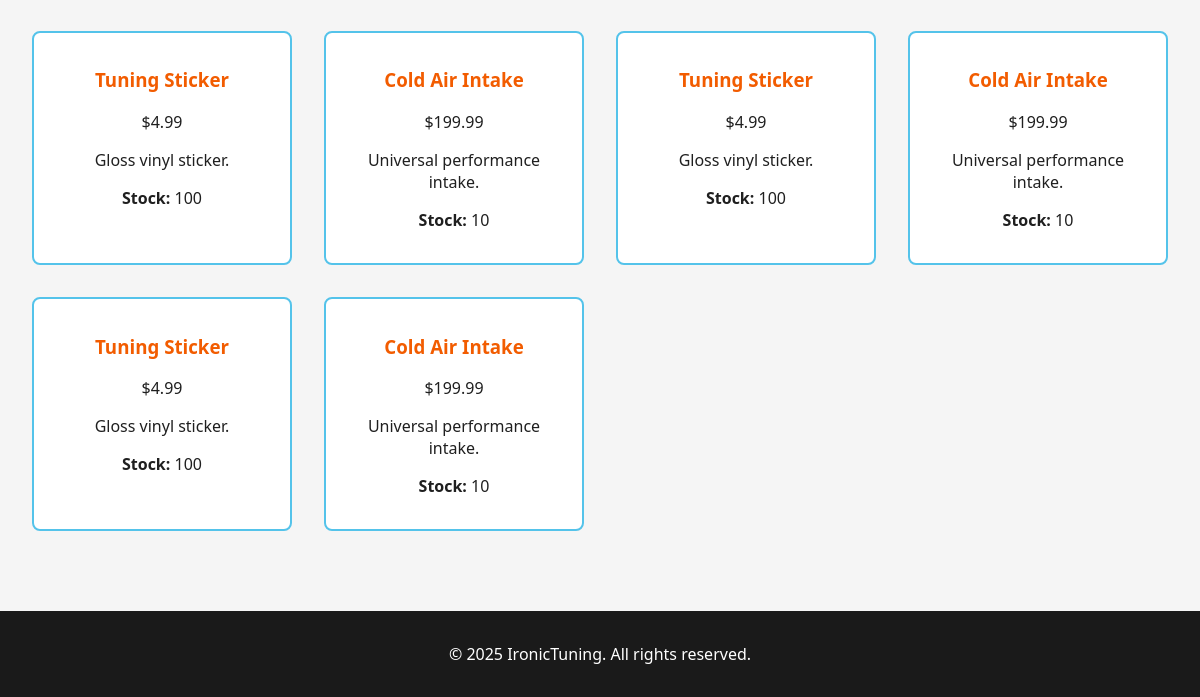
The page /shop (lower part) on the database as committed earlier.
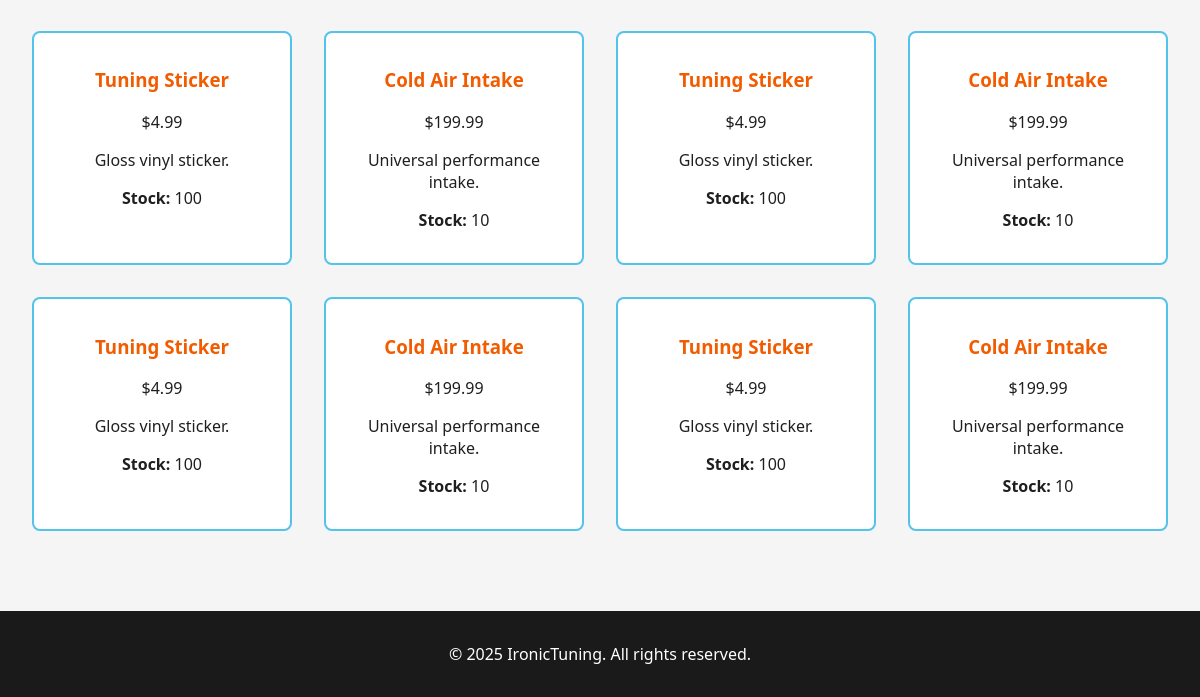
The same page on the database as committed later.
### models.py (models this page shows)
class Product(db.Model):
    id = db.Column(db.Integer, primary_key=True)
    name = db.Column(db.String(100))
    price = db.Column(db.Float)
    description = db.Column(db.String(300))
    stock = db.Column(db.Integer)
    category = db.Column(db.String(50))

### views.py (the view)
@app.route('/shop')
def shop():
    products = Product.query.all()
    return render_template('shop.html', products=products)

### templates/shop.html (shortened to what this page needs)
<!DOCTYPE html>
<html lang="en">
<head>
  <link rel="stylesheet" href="{{ url_for('static', filename='styles.css') }}">
</head>
<body>
  <main>
    <div class="product-grid">
      {% for item in products %}
      <div class="product-card">
        <h3>{{ item.name }}</h3>
        <p>${{ item.price }}</p>
        <p>{{ item.description }}</p>
        <p><strong>Stock:</strong> {{ item.stock }}</p>
      </div>
      {% endfor %}
    </div>
  </main>
  <footer>
    <p>&copy; 2025 IronicTuning. All rights reserved.</p>
  </footer>
</body>
</html>

### static/styles.css (style rules this page uses)
:root { --miami-blue: #54C3EA; --gulf-orange: #F25C00; --dark-gray: #1a1a1a; --light-gray: #f5f5f5; --text-light: #ffffff; --text-dark: #1f1f1f; }
body { margin: 0; font-family: 'Segoe UI', Tahoma, Geneva, Verdana, sans-serif; background-color: var(--light-gray); color: var(--text-dark); }
main, section { padding: 2rem; }
.product-grid { display: grid; grid-template-columns: repeat(auto-fit, minmax(250px, 1fr)); gap: 2rem; }
footer { background-color: var(--dark-gray); color: white; text-align: center; padding: 1rem; margin-top: 3rem; }

Rows that differ between the two databases and show on the page:
added Product: name "Tuning Sticker", price "4.99", description "Gloss vinyl sticker.", stock "100"
added Product: name "Cold Air Intake", price "199.99", description "Universal performance intake.", stock "10"
